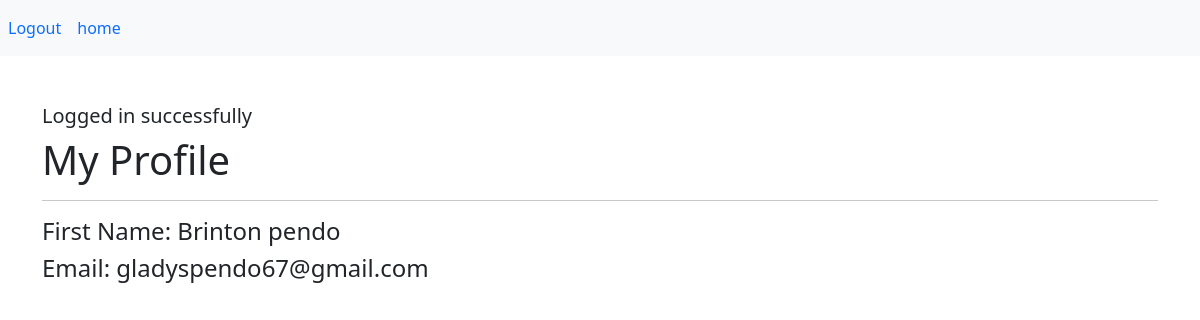
Screenshot of /profile.php (signed in) with the database file from the repository.
### tables this page shows
CREATE TABLE `users_tbl` (
  `id` int(10) NOT NULL,
  `firstname` varchar(20) NOT NULL,
  `lastname` varchar(20) NOT NULL,
  `surname` varchar(20) NOT NULL,
  `school` varchar(30) NOT NULL,
  `course` varchar(20) NOT NULL,
  `email` text NOT NULL,
  `password` varchar(30) NOT NULL
);

### config/DatabaseConnection.php (called while the page is built, shortened)
<?php
class Databaseconnection
{
    public function __construct()
    {
        $conn = new  mysqli(DB_HOST, DB_USER, DB_PASSWORD, DB_NAME);
        return $this->conn = $conn;
    }
}
?>

### controllers/AuthenticationController.php (called while the page is built, shortened)
<?php
class AuthenticationController
{
    public function __construct()
    {
        $db = new DatabaseConnection;
        $this->conn = $db->conn;
    }
    private function checkIsLoggedIn()
    {
        if(!isset($_SESSION['authentication']))
        {
            redirect("Login to access the page", "login.php");
            return false;
        }
        else
        {
            return true;
        }
    }
    public function authDetail()
    {
        $checkAuth = $this->CheckIsLoggedIn();
        if($checkAuth)
        {
            $user_id = $_SESSION['auth_user']['user_id'];
            $getUserData = "SELECT * FROM users_tbl WHERE id='$user_id' LIMIT 1";
            $result = $this->conn->query($getUserData);
            if($result->num_rows> 0){
                $data = $result->fetch_assoc();
                return $data;
            }
            else{
                redirect("something went wrong","login.php");
            }
        }
    }
}
$authenticated = new AuthenticationController;
?>

### profile.php (the view, shortened to what this page needs)
<?php
include_once('controllers/AuthenticationController.php');
$data = $authenticated->authDetail();
?>
<!DOCTYPE html>
<html lang="en">
<head>
    <link href="https://cdn.jsdelivr.net/npm/bootstrap@5.0.2/dist/css/bootstrap.min.css" rel="stylesheet">
</head>
<body>
  <nav class="navbar navbar-expand-sm bg-light">
    <ul class="navbar-nav">
        <li class="nav-item">
            <a href="logout.php" class="nav-link">Logout</a>
        </li>
        <li class="nav-item">
            <a href="home.php" class="nav-link">home</a>
        </li>
    </ul>
  </nav>
    <div class="py-5">
        <div class="container">
            <?php
            include('message.php');
            ?>
            <h1>My Profile</h1>
            <hr>
            <h4>First Name:  <?= $data['firstname'].' '.$data['lastname']; ?></h4>
            <h4>Email:  <?= $data['email']; ?></h4>
        </div>
    </div>
</body>
</html>

### rows the page displays
users_tbl: firstname "Brinton", lastname "pendo", email "gladyspendo67@gmail.com"

### other values shown
$_SESSION['message'] "Logged in successfully"
